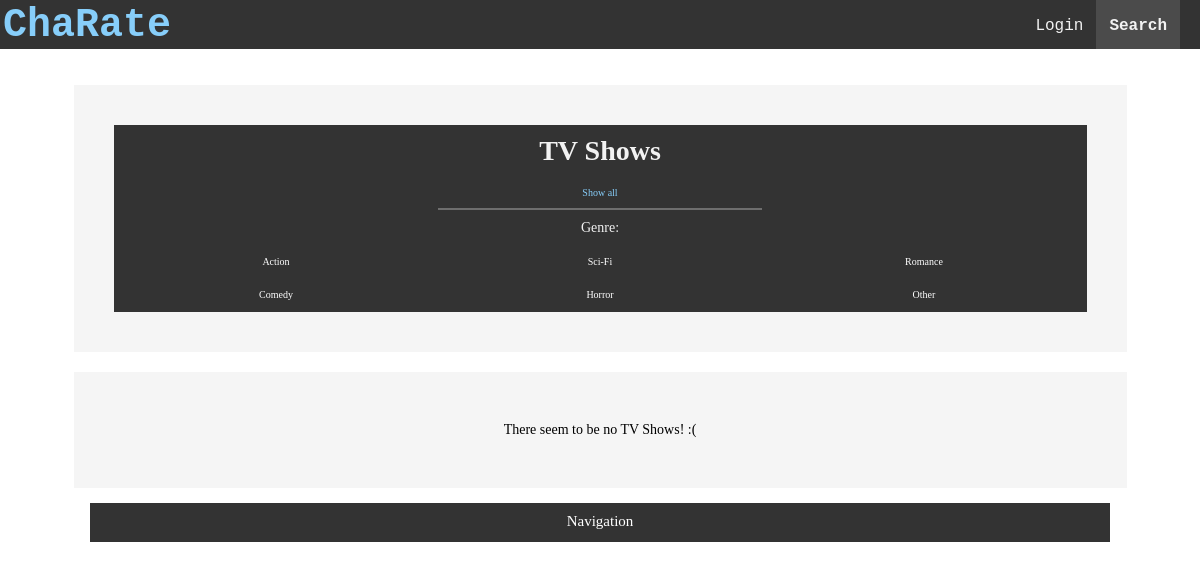
/ChaRate/tvshows/, run on an earlier commit of the app's database.
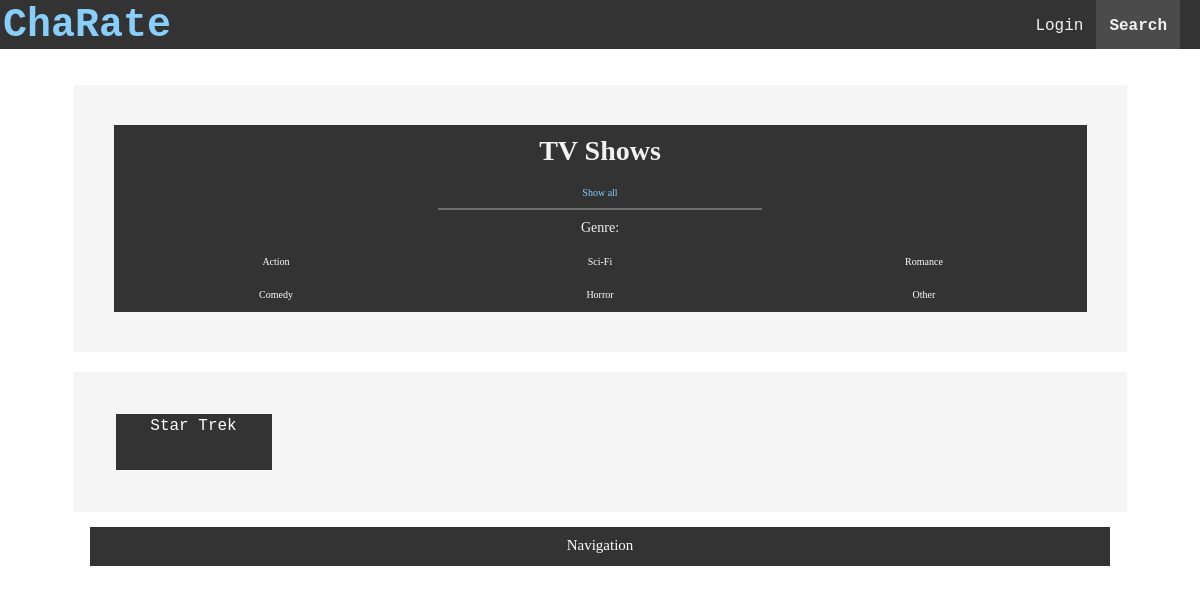
And on a later commit of the database.
### ChaRate/models.py (models this page shows, shortened)
class TV(models.Model):
    Genre_Choices = (
        ('sci', 'Sci-Fi'),
        ('action', 'Action'),
        ('horror', 'Horror'),
        ('comedy', 'Comedy'),
        ('romance', 'Romance'),
        ('other', 'Other'),
    )
    name = models.CharField(max_length=128, unique = True)
    genre = models.CharField(max_length=20,choices=Genre_Choices)
    slug = models.SlugField(unique = True)
    class Meta:
        verbose_name_plural = 'TV Shows'

### ChaRate/views.py (the view)
def view_tvshows(request):
    TVShows = TV.objects.all()
    context_dict = {'tvshows': TVShows}
    return render(request, 'ChaRate/tvfilter.html', context_dict)

### templates/ChaRate/tvfilter.html (shortened to what this page needs)
{% extends 'ChaRate/base.html' %}
{% load staticfiles %}
{% block body_block %}
<div class="container">
    <div class="bblock" id="dark">
        <h1>TV Shows</h1>
        <div class="grid" id="btnContainer">
            <button class="button active" onclick="filterSelection('all')"> Show all</button>
            <p>Genre:</p>
            <button class="button" onclick="filterSelection('action')"> Action</button>
            <button class="button" onclick="filterSelection('sci')"> Sci-Fi</button>
            <button class="button" onclick="filterSelection('romance')"> Romance</button>
            <button class="button" onclick="filterSelection('comedy')"> Comedy</button>
            <button class="button" onclick="filterSelection('horror')"> Horror</button>
            <button class="button" onclick="filterSelection('other')">Other</button>
        </div>
    </div>
</div>
<div class="container">
    <div class="filteredgrid">
        {% if tvshows %}
            {% for tv in tvshows %}
                <a class="filteredA {{ tv.genre }}" href="{% url 'tvpage' tv.slug %}">{{ tv.name }}</a>
            {% endfor %}
        {% else %}
            <p>There seem to be no TV Shows! :(</p>
        {% endif %}
    </div>
</div>
{% endblock %}

What changed in the data, as far as the page shows it:
added TV: name "Star Trek"
Also different on the page:
text no longer shown: "There seem to be no TV Shows! :("
